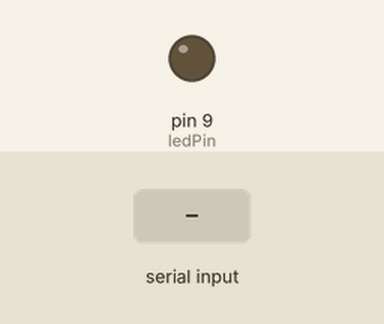
A sketch run on a simulated Arduino Uno, built with avr-gcc and run on an emulated ATmega328P. Parts: output pins drawn as LEDs (lit = HIGH). The inputs (shaded band) are chosen by the test bench.

Above: at 1.2 s.
1.3 s: "90,45\n" received over Serial
At 2.3 s:
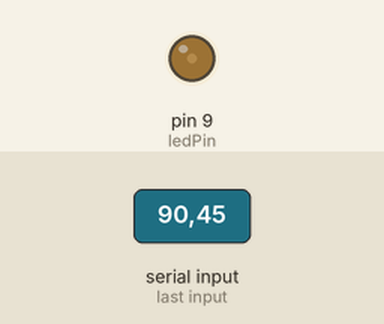
2.8 s: "30,150\n" received over Serial
At 3.5 s:
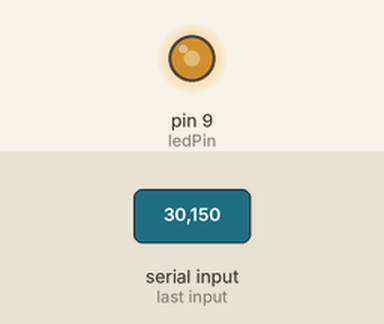
4.3 s: "200\n" received over Serial
At 4.6 s:
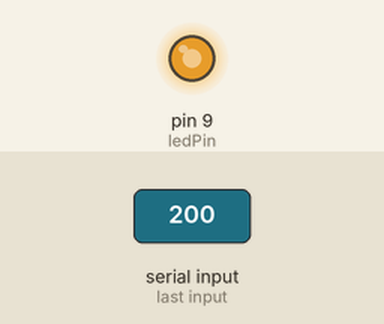
5.8 s: "90\n" received over Serial
At 6.9 s:
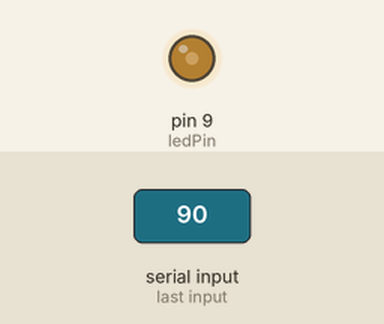
Timing chart, 0 to 8.3 s (numbered marks = the images above; inputs shaded):
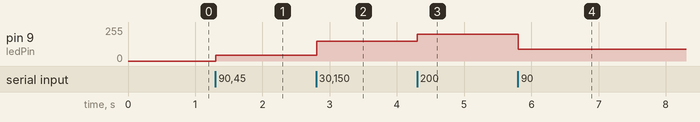

The sketch:

exhibition_led.ino
```cpp
/*
 * ENERGY NETWORK — Exhibition LED Controller
 *
 * Upload this sketch to your Arduino board.
 * Connect an LED to pin 9 (with a resistor).
 *
 * The web page sends a brightness value (0-255) over Serial.
 * Protocol:
 *   "0\n"   → LED off
 *   "20\n"  → level 1 - very dim  (Residential)
 *   "80\n"  → level 2 - dim       (Hospital)
 *   "160\n" → level 3 - medium    (University)
 *   "255\n" → level 4 - bright    (Airport)
 *
 * Steps:
 *   1. Open Arduino IDE and upload this sketch
 *   2. Open tablet.html in Chrome (http://localhost:3000/tablet.html)
 *   3. At City Scale step, click "CONNECT ARDUINO"
 *   4. Select the serial port of your Arduino
 *   5. Click building cards or "LIGHT UP MODEL" button
 */

int ledPin = 9;

void setup() {
  pinMode(ledPin, OUTPUT);
  Serial.begin(9600);
  Serial.setTimeout(100);
  analogWrite(ledPin, 0);
}

void loop() {
  if (Serial.available() > 0) {
    int val = Serial.parseInt();
    if (val >= 0 && val <= 255) {
      analogWrite(ledPin, val);
    }
    // Clear remaining characters (e.g. newline)
    while (Serial.available() > 0) {
      Serial.read();
    }
  }
}
```

Measured:
- after the input at 1.3 s, pin 9 (ledPin): 0/255 → 45/255 at once
- after the input at 2.8 s, pin 9 (ledPin): 45/255 → 150/255 at once
- after the input at 4.3 s, pin 9 (ledPin): 150/255 → 200/255 at once
- after the input at 5.8 s, pin 9 (ledPin): 200/255 → 90/255 at once
